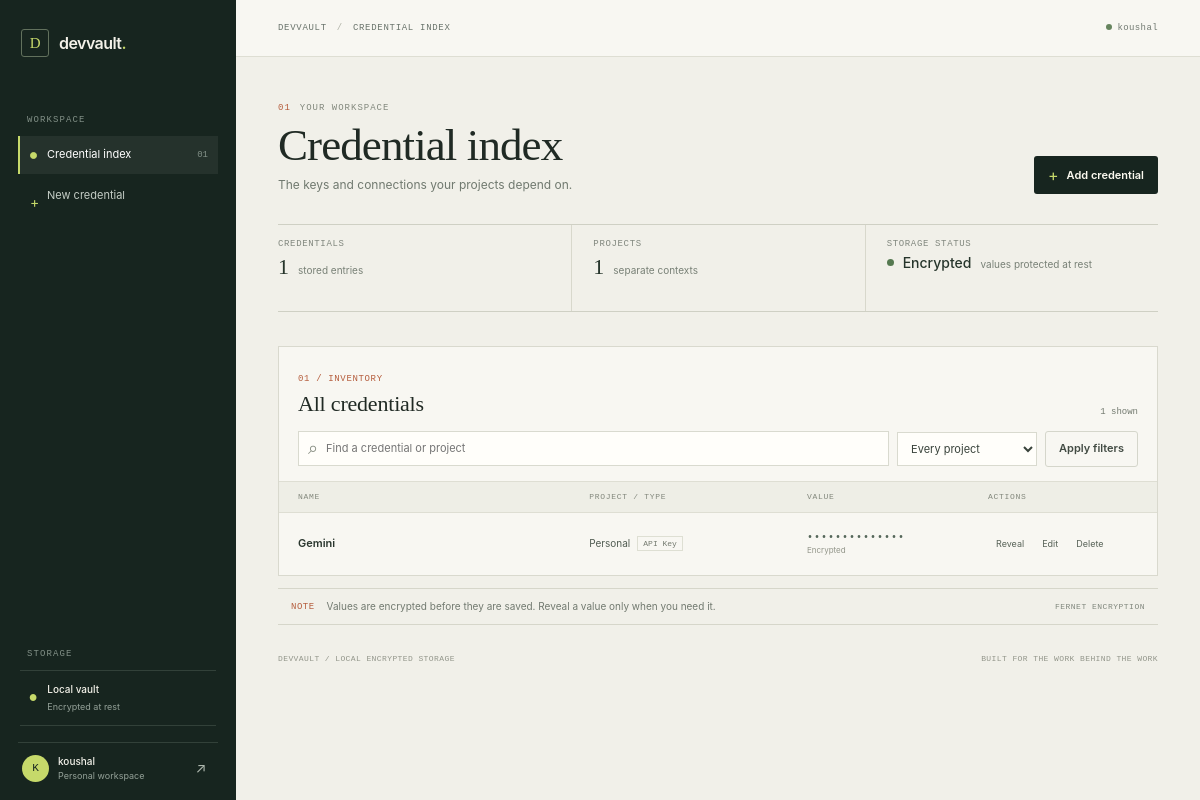
The app's page / (signed in) with its own data.
### vault/models.py (models this page shows, shortened)
class Secret(models.Model):
    SECRET_TYPES = [
        ("API Key", "API Key"),
        ("Access Token", "Access Token"),
        ("Database", "Database"),
        ("Password", "Password"),
        ("Other", "Other"),
    ]
    owner = models.ForeignKey(settings.AUTH_USER_MODEL, on_delete=models.CASCADE, related_name="secrets")
    name = models.CharField(max_length=120)
    project = models.CharField(max_length=100, default="Personal")
    secret_type = models.CharField(max_length=30, choices=SECRET_TYPES, default="API Key")
    encrypted_value = models.TextField()
    notes = models.TextField(blank=True)
    created_at = models.DateTimeField(default=timezone.now, editable=False)
    updated_at = models.DateTimeField(auto_now=True)
    class Meta:
        ordering = ["-updated_at"]
        indexes = [models.Index(fields=["owner", "project"])]

### vault/views.py (the view)
# urls.py: path("", views.dashboard, name="dashboard"),
@login_required
def dashboard(request):
    qs = Secret.objects.filter(owner=request.user)
    query = request.GET.get("q", "").strip()
    project = request.GET.get("project", "").strip()
    if query:
        qs = qs.filter(name__icontains=query) | qs.filter(project__icontains=query)
    if project:
        qs = qs.filter(project__iexact=project)
    secrets_list = list(qs.distinct())
    projects = list(Secret.objects.filter(owner=request.user).values_list("project", flat=True).distinct())
    context = {
        "secrets": secrets_list,
        "total_count": Secret.objects.filter(owner=request.user).count(),
        "project_count": len(projects),
        "project_names": projects,
        "query": query,
        "selected_project": project,
    }
    return render(request, "vault/dashboard.html", context)

### vault/templates/vault/dashboard.html (shortened to what this page needs)
{% extends 'vault/base.html' %}
{% block breadcrumb %}CREDENTIAL INDEX{% endblock %}
{% block content %}
<section class="hero">
  <div class="title-block"><div class="eyebrow"><span>01</span> YOUR WORKSPACE</div><h1>Credential index</h1><p class="subtitle">The keys and connections your projects depend on.</p></div>
  <a class="btn btn-primary" href="{% url 'secret_create' %}"><span class="plus">+</span> Add credential</a>
</section>
<section class="stats" aria-label="Vault summary">
  <article class="stat-card"><div class="stat-label">CREDENTIALS</div><div class="stat-value">{{ total_count }}<span class="stat-caption">stored entries</span></div></article>
  <article class="stat-card"><div class="stat-label">PROJECTS</div><div class="stat-value">{{ project_count }}<span class="stat-caption">separate contexts</span></div></article>
  <article class="stat-card status-card"><div class="stat-label">STORAGE STATUS</div><div class="stat-value"><span class="status-dot"></span>Encrypted<span class="stat-caption">values protected at rest</span></div></article>
</section>
<section class="vault-section">
  <div class="section-head"><div><span class="section-index">01 / INVENTORY</span><h2>All credentials</h2></div><span class="count-pill">{{ secrets|length }} shown</span></div>
  <form method="get" class="filters"><label class="searchbox"><span class="search-mark">⌕</span><input type="search" name="q" value="{{ query }}" placeholder="Find a credential or project" aria-label="Search secrets or projects"></label><select name="project" class="input filter-select" aria-label="Filter by project"><option value="">Every project</option></select><button class="btn btn-secondary" type="submit">Apply filters</button></form>
  <div class="list-head"><span>NAME</span><span>PROJECT / TYPE</span><span>VALUE</span><span>ACTIONS</span></div>
  <div class="secret-list">
    {% for secret in secrets %}
    <article class="secret-row">
      <div class="secret-main"><div class="secret-title">{{ secret.name }}</div><div class="secret-mobile-meta">{{ secret.project }} · {{ secret.secret_type }}</div></div>
      <div class="secret-meta"><span class="project-name">{{ secret.project }}</span><span class="type-tag">{{ secret.secret_type }}</span></div>
      <div class="secret-value"><span class="masked">••••••••••••••</span><small>Encrypted</small></div>
      <div class="row-actions"><a class="row-action" title="Reveal" href="{% url 'secret_reveal' secret.pk %}">Reveal</a><a class="row-action" title="Edit" href="{% url 'secret_edit' secret.pk %}">Edit</a><form method="post" action="{% url 'secret_delete' secret.pk %}" data-confirm="Delete this secret? This cannot be undone.">{% csrf_token %}<button class="row-action delete-action" title="Delete" type="submit">Delete</button></form></div>
    </article>
    {% empty %}
    <div class="empty-state"><div class="empty-rule">NO ENTRIES YET</div><h3>A clean slate.</h3><p>Add a project credential and it will appear here, organized and encrypted.</p><a class="btn btn-primary" href="{% url 'secret_create' %}">Add your first credential <span>→</span></a></div>
    {% endfor %}
  </div>
</section>
<div class="security-note"><span class="security-index">NOTE</span><p>Values are encrypted before they are saved. Reveal a value only when you need it.</p><span class="note-right">FERNET ENCRYPTION</span></div>
{% endblock %}

### vault/templates/vault/base.html (shortened to what this page needs)
{% load static %}
<!doctype html>
<html lang="en">
<head>
  <link rel="stylesheet" href="{% static 'vault/style.css' %}">
</head>
<body>
<div class="app-shell">
  <aside class="sidebar">
    <a class="brand" href="{% url 'dashboard' %}"><span class="brand-icon">D</span><span>devvault<span class="brand-period">.</span></span></a>
    {% if request.user.is_authenticated %}
    <div class="side-label">WORKSPACE</div>
    <nav class="side-nav" aria-label="Workspace">
      <a class="nav-item active" href="{% url 'dashboard' %}"><span class="nav-marker"></span>Credential index<span class="nav-count">01</span></a>
      <a class="nav-item" href="{% url 'secret_create' %}"><span class="nav-marker add-marker">+</span>New credential</a>
    </nav>
    <div class="sidebar-bottom">
      <div class="side-label">STORAGE</div>
      <div class="storage-note"><span class="storage-mark">●</span><div><strong>Local vault</strong><small>Encrypted at rest</small></div></div>
      <div class="sidebar-user"><span class="avatar">{{ request.user.username|first|upper }}</span><div class="user-detail"><strong>{{ request.user.username }}</strong><small>Personal workspace</small></div>
        <form method="post" action="{% url 'logout' %}">{% csrf_token %}<button class="signout" type="submit" aria-label="Sign out" title="Sign out">↗</button></form>
      </div>
    </div>
    {% else %}
    <div class="sidebar-guest"><span class="side-label">A PRIVATE WORKSPACE</span><p>Keep the credentials behind your projects in one considered place.</p></div>
    {% endif %}
  </aside>
  <div class="app-main">
    <header class="topbar">
      <div class="breadcrumb"><span>DEVVAULT</span><i>/</i>{% block breadcrumb %}WORKSPACE{% endblock %}</div>
      <div class="top-actions">
        {% if request.user.is_authenticated %}
          <span class="top-user"><span class="online-dot"></span> {{ request.user.username }}</span>
        {% else %}
          <a class="btn btn-ghost btn-small" href="{% url 'login' %}">Sign in</a>
          <a class="btn btn-primary btn-small" href="{% url 'register' %}">Create account</a>
        {% endif %}
      </div>
    </header>
    <main class="page">
      {% block content %}{% endblock %}
      <footer><span>DEVVAULT / LOCAL ENCRYPTED STORAGE</span><span>BUILT FOR THE WORK BEHIND THE WORK</span></footer>
    </main>
  </div>
</div>
</body>
</html>

### records on screen
Secret: name "Gemini", project "Personal", secret_type "API Key"

### other values on screen
{{ request.user.username|first|upper }} "K"
{{ request.user.username }} "koushal"
{{ total_count }} "1"
{{ project_count }} "1"
{{ secrets|length }} "1"
